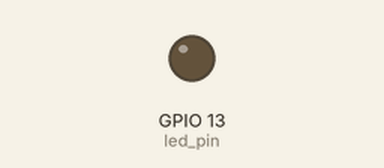
This program was run on a simulated Raspberry Pi (BCM pin numbers). Parts: output pins drawn as LEDs (lit = HIGH).

Above: at 0.05 s.
At 0.95 s:
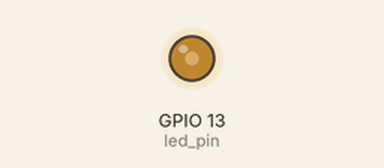
At 1.9 s:
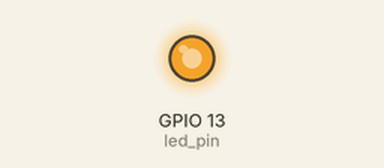
At 3.8 s:
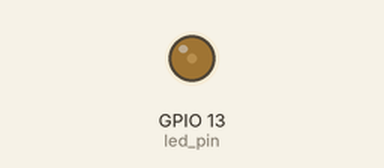
Timing chart, 0 to 5.5 s (numbered marks = the images above):
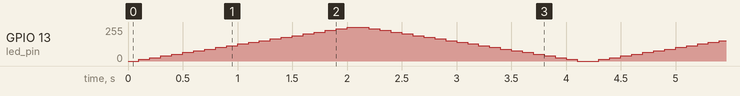

The program:

PWM_LED.py
```python
import RPi.GPIO as GPIO
import time

GPIO.setmode(GPIO.BCM)

led_pin = 13
GPIO.setup(led_pin, GPIO.OUT)

freq = 50
p = GPIO.PWM(led_pin, freq)
p.start(0)

try:
    while 1:
        for dc in range(0, 101, 5):
            p.ChangeDutyCycle(dc)
            time.sleep(0.1)
        for dc in range(100, -1, -5):
            p.ChangeDutyCycle(dc)
            time.sleep(0.1)
except KeyboardInterrupt:
    pass

p.stop()
GPIO.cleanup()
```
